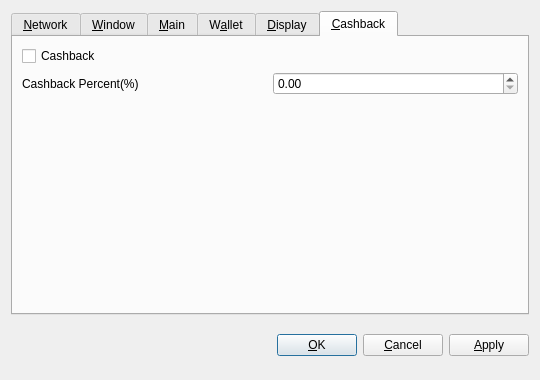
<?xml version="1.0" encoding="UTF-8"?>
<ui version="4.0">
 <class>OptionsDialog</class>
 <widget class="QDialog" name="OptionsDialog">
  <property name="geometry">
   <rect>
    <x>0</x>
    <y>0</y>
    <width>540</width>
    <height>380</height>
   </rect>
  </property>
  <property name="windowTitle">
   <string>Options</string>
  </property>
  <property name="modal">
   <bool>true</bool>
  </property>
  <layout class="QVBoxLayout" name="verticalLayout">
   <item>
    <widget class="QTabWidget" name="tabWidget">
     <property name="tabPosition">
      <enum>QTabWidget::North</enum>
     </property>
     <property name="currentIndex">
      <number>5</number>
     </property>
     <widget class="QWidget" name="tabNetwork">
      <attribute name="title">
       <string>&amp;Network</string>
      </attribute>
      <layout class="QVBoxLayout" name="verticalLayout_Network">
       <item>
        <widget class="QCheckBox" name="mapPortUpnp">
         <property name="toolTip">
          <string>Automatically open the Litecoin client port on the router. This only works when your router supports UPnP and it is enabled.</string>
         </property>
         <property name="text">
          <string>Map port using &amp;UPnP</string>
         </property>
        </widget>
       </item>
       <item>
        <widget class="QCheckBox" name="connectSocks">
         <property name="toolTip">
          <string>Connect to the Litecoin network through a SOCKS proxy (e.g. when connecting through Tor).</string>
         </property>
         <property name="text">
          <string>&amp;Connect through SOCKS proxy:</string>
         </property>
        </widget>
       </item>
       <item>
        <layout class="QHBoxLayout" name="horizontalLayout_Network">
         <item>
          <widget class="QLabel" name="proxyIpLabel">
           <property name="text">
            <string>Proxy &amp;IP:</string>
           </property>
           <property name="textFormat">
            <enum>Qt::PlainText</enum>
           </property>
           <property name="buddy">
            <cstring>proxyIp</cstring>
           </property>
          </widget>
         </item>
         <item>
          <widget class="QValidatedLineEdit" name="proxyIp">
           <property name="maximumSize">
            <size>
             <width>140</width>
             <height>16777215</height>
            </size>
           </property>
           <property name="toolTip">
            <string>IP address of the proxy (e.g. 127.0.0.1)</string>
           </property>
          </widget>
         </item>
         <item>
          <widget class="QLabel" name="proxyPortLabel">
           <property name="text">
            <string>&amp;Port:</string>
           </property>
           <property name="textFormat">
            <enum>Qt::PlainText</enum>
           </property>
           <property name="buddy">
            <cstring>proxyPort</cstring>
           </property>
          </widget>
         </item>
         <item>
          <widget class="QLineEdit" name="proxyPort">
           <property name="maximumSize">
            <size>
             <width>55</width>
             <height>16777215</height>
            </size>
           </property>
           <property name="toolTip">
            <string>Port of the proxy (e.g. 9050)</string>
           </property>
          </widget>
         </item>
         <item>
          <widget class="QLabel" name="socksVersionLabel">
           <property name="text">
            <string>SOCKS &amp;Version:</string>
           </property>
           <property name="textFormat">
            <enum>Qt::PlainText</enum>
           </property>
           <property name="buddy">
            <cstring>socksVersion</cstring>
           </property>
          </widget>
         </item>
         <item>
          <widget class="QValueComboBox" name="socksVersion">
           <property name="toolTip">
            <string>SOCKS version of the proxy (e.g. 5)</string>
           </property>
          </widget>
         </item>
         <item>
          <spacer name="horizontalSpacer_Network">
           <property name="orientation">
            <enum>Qt::Horizontal</enum>
           </property>
           <property name="sizeHint" stdset="0">
            <size>
             <width>40</width>
             <height>20</height>
            </size>
           </property>
          </spacer>
         </item>
        </layout>
       </item>
       <item>
        <spacer name="verticalSpacer_Network">
         <property name="orientation">
          <enum>Qt::Vertical</enum>
         </property>
         <property name="sizeHint" stdset="0">
          <size>
           <width>20</width>
           <height>40</height>
          </size>
         </property>
        </spacer>
       </item>
      </layout>
     </widget>
     <widget class="QWidget" name="tabWindow">
      <property name="mouseTracking">
       <bool>false</bool>
      </property>
      <attribute name="title">
       <string>&amp;Window</string>
      </attribute>
      <layout class="QVBoxLayout" name="verticalLayout_Window">
       <item>
        <widget class="QCheckBox" name="minimizeToTray">
         <property name="toolTip">
          <string>Show only a tray icon after minimizing the window.</string>
         </property>
         <property name="text">
          <string>&amp;Minimize to the tray instead of the taskbar</string>
         </property>
        </widget>
       </item>
       <item>
        <widget class="QCheckBox" name="minimizeOnClose">
         <property name="toolTip">
          <string>Minimize instead of exit the application when the window is closed. When this option is enabled, the application will be closed only after selecting Quit in the menu.</string>
         </property>
         <property name="text">
          <string>M&amp;inimize on close</string>
         </property>
        </widget>
       </item>
       <item>
        <spacer name="verticalSpacer_Window">
         <property name="orientation">
          <enum>Qt::Vertical</enum>
         </property>
         <property name="sizeHint" stdset="0">
          <size>
           <width>20</width>
           <height>40</height>
          </size>
         </property>
        </spacer>
       </item>
      </layout>
     </widget>
     <widget class="QWidget" name="tabMain">
      <attribute name="title">
       <string>&amp;Main</string>
      </attribute>
      <layout class="QVBoxLayout" name="verticalLayout_Main">
       <item>
        <widget class="QCheckBox" name="bitcoinAtStartup">
         <property name="toolTip">
          <string>Automatically start Litecoin after logging in to the system.</string>
         </property>
         <property name="text">
          <string>&amp;Start Suwoncoin on system login</string>
         </property>
        </widget>
       </item>
       <item>
        <spacer name="verticalSpacer_Main">
         <property name="orientation">
          <enum>Qt::Vertical</enum>
         </property>
         <property name="sizeHint" stdset="0">
          <size>
           <width>20</width>
           <height>40</height>
          </size>
         </property>
        </spacer>
       </item>
       <item>
        <layout class="QHBoxLayout" name="horizontalLayout_2_Main">
         <item>
          <spacer name="horizontalSpacer_2_Main">
           <property name="orientation">
            <enum>Qt::Horizontal</enum>
           </property>
           <property name="sizeHint" stdset="0">
            <size>
             <width>40</width>
             <height>20</height>
            </size>
           </property>
          </spacer>
         </item>
         <item>
          <widget class="QPushButton" name="resetButton">
           <property name="toolTip">
            <string>Reset all client options to default.</string>
           </property>
           <property name="text">
            <string>&amp;Reset Options</string>
           </property>
           <property name="autoDefault">
            <bool>false</bool>
           </property>
          </widget>
         </item>
        </layout>
       </item>
      </layout>
     </widget>
     <widget class="QWidget" name="tabWallet">
      <attribute name="title">
       <string>W&amp;allet</string>
      </attribute>
      <layout class="QVBoxLayout" name="verticalLayout_Network">
       <item>
        <widget class="QLabel" name="transactionFeeInfoLabel">
         <property name="text">
          <string>Optional transaction fee per kB that helps make sure your transactions are processed quickly. Most transactions are 1 kB.</string>
         </property>
         <property name="textFormat">
          <enum>Qt::PlainText</enum>
         </property>
         <property name="wordWrap">
          <bool>true</bool>
         </property>
        </widget>
       </item>
       <item>
        <layout class="QHBoxLayout" name="horizontalLayout_1_Main">
         <item>
          <widget class="QLabel" name="transactionFeeLabel">
           <property name="text">
            <string>Pay transaction &amp;fee</string>
           </property>
           <property name="textFormat">
            <enum>Qt::PlainText</enum>
           </property>
           <property name="buddy">
            <cstring>transactionFee</cstring>
           </property>
          </widget>
         </item>
         <item>
          <widget class="BitcoinAmountField" name="transactionFee"/>
         </item>
         <item>
          <spacer name="horizontalSpacer_1_Main">
           <property name="orientation">
            <enum>Qt::Horizontal</enum>
           </property>
           <property name="sizeHint" stdset="0">
            <size>
             <width>40</width>
             <height>20</height>
            </size>
           </property>
          </spacer>
         </item>
        </layout>
       </item>
       <item>
        <widget class="QLabel" name="label">
         <property name="text">
          <string>If you disable the spending of unconfirmed change, the change from a transaction cannot be used until that transaction has at least one confirmation. This also affects how your balance is computed.</string>
         </property>
         <property name="wordWrap">
          <bool>true</bool>
         </property>
        </widget>
       </item>
       <item>
        <widget class="QCheckBox" name="spendZeroConfChange">
         <property name="text">
          <string>Spend unconfirmed change  (experts only)</string>
         </property>
        </widget>
       </item>
       <item>
        <spacer name="verticalSpacer">
         <property name="orientation">
          <enum>Qt::Vertical</enum>
         </property>
         <property name="sizeHint" stdset="0">
          <size>
           <width>20</width>
           <height>40</height>
          </size>
         </property>
        </spacer>
       </item>
      </layout>
     </widget>
     <widget class="QWidget" name="tabDisplay">
      <property name="enabled">
       <bool>true</bool>
      </property>
      <attribute name="title">
       <string>&amp;Display</string>
      </attribute>
      <layout class="QVBoxLayout" name="verticalLayout_Display">
       <item>
        <layout class="QHBoxLayout" name="horizontalLayout_1_Display">
         <item>
          <widget class="QLabel" name="langLabel">
           <property name="text">
            <string>User Interface &amp;language:</string>
           </property>
           <property name="textFormat">
            <enum>Qt::PlainText</enum>
           </property>
           <property name="buddy">
            <cstring>lang</cstring>
           </property>
          </widget>
         </item>
         <item>
          <widget class="QValueComboBox" name="lang">
           <property name="toolTip">
            <string>The user interface language can be set here. This setting will take effect after restarting Litecoin.</string>
           </property>
          </widget>
         </item>
        </layout>
       </item>
       <item>
        <layout class="QHBoxLayout" name="horizontalLayout_2_Display">
         <item>
          <widget class="QLabel" name="unitLabel">
           <property name="text">
            <string>&amp;Unit to show amounts in:</string>
           </property>
           <property name="textFormat">
            <enum>Qt::PlainText</enum>
           </property>
           <property name="buddy">
            <cstring>unit</cstring>
           </property>
          </widget>
         </item>
         <item>
          <widget class="QValueComboBox" name="unit">
           <property name="toolTip">
            <string>Choose the default subdivision unit to show in the interface and when sending coins.</string>
           </property>
          </widget>
         </item>
        </layout>
       </item>
       <item>
        <widget class="QCheckBox" name="displayAddresses">
         <property name="toolTip">
          <string>Whether to show Litecoin addresses in the transaction list or not.</string>
         </property>
         <property name="text">
          <string>&amp;Display addresses in transaction list</string>
         </property>
        </widget>
       </item>
       <item>
        <widget class="QCheckBox" name="coinControlFeatures">
         <property name="toolTip">
          <string>Whether to show coin control features or not.</string>
         </property>
         <property name="text">
          <string>Display coin &amp;control features (experts only!)</string>
         </property>
        </widget>
       </item>
       <item>
        <spacer name="verticalSpacer_Display">
         <property name="orientation">
          <enum>Qt::Vertical</enum>
         </property>
         <property name="sizeHint" stdset="0">
          <size>
           <width>20</width>
           <height>40</height>
          </size>
         </property>
        </spacer>
       </item>
      </layout>
     </widget>
     <widget class="QWidget" name="tabCashback">
      <property name="enabled">
       <bool>true</bool>
      </property>
      <attribute name="title">
       <string>&amp;Cashback</string>
      </attribute>
      <layout class="QGridLayout" name="gridLayout_2">
       <item row="0" column="0">
        <widget class="QCheckBox" name="cashback">
         <property name="text">
          <string>Cashback</string>
         </property>
        </widget>
       </item>
       <item row="2" column="0">
        <layout class="QHBoxLayout" name="horizontalLayout">
         <item>
          <widget class="QLabel" name="cashbackPercentlabel">
           <property name="text">
            <string>Cashback Percent(%)</string>
           </property>
          </widget>
         </item>
         <item>
          <widget class="QDoubleSpinBox" name="cashbackPercent"/>
         </item>
        </layout>
       </item>
       <item row="3" column="0">
        <spacer name="verticalSpacer_2">
         <property name="orientation">
          <enum>Qt::Vertical</enum>
         </property>
         <property name="sizeHint" stdset="0">
          <size>
           <width>20</width>
           <height>40</height>
          </size>
         </property>
        </spacer>
       </item>
      </layout>
     </widget>
    </widget>
   </item>
   <item>
    <layout class="QHBoxLayout" name="horizontalLayout_Buttons">
     <item>
      <spacer name="horizontalSpacer_1">
       <property name="orientation">
        <enum>Qt::Horizontal</enum>
       </property>
       <property name="sizeHint" stdset="0">
        <size>
         <width>40</width>
         <height>48</height>
        </size>
       </property>
      </spacer>
     </item>
     <item>
      <widget class="QLabel" name="statusLabel">
       <property name="font">
        <font>
         <weight>75</weight>
         <bold>true</bold>
        </font>
       </property>
       <property name="text">
        <string/>
       </property>
       <property name="textFormat">
        <enum>Qt::PlainText</enum>
       </property>
       <property name="wordWrap">
        <bool>true</bool>
       </property>
      </widget>
     </item>
     <item>
      <spacer name="horizontalSpacer_2">
       <property name="orientation">
        <enum>Qt::Horizontal</enum>
       </property>
       <property name="sizeHint" stdset="0">
        <size>
         <width>40</width>
         <height>48</height>
        </size>
       </property>
      </spacer>
     </item>
     <item>
      <widget class="QPushButton" name="okButton">
       <property name="text">
        <string>&amp;OK</string>
       </property>
      </widget>
     </item>
     <item>
      <widget class="QPushButton" name="cancelButton">
       <property name="text">
        <string>&amp;Cancel</string>
       </property>
       <property name="autoDefault">
        <bool>false</bool>
       </property>
      </widget>
     </item>
     <item>
      <widget class="QPushButton" name="applyButton">
       <property name="text">
        <string>&amp;Apply</string>
       </property>
       <property name="autoDefault">
        <bool>false</bool>
       </property>
      </widget>
     </item>
    </layout>
   </item>
  </layout>
 </widget>
 <customwidgets>
  <customwidget>
   <class>BitcoinAmountField</class>
   <extends>QSpinBox</extends>
   <header>bitcoinamountfield.h</header>
   <container>1</container>
  </customwidget>
  <customwidget>
   <class>QValueComboBox</class>
   <extends>QComboBox</extends>
   <header>qvaluecombobox.h</header>
  </customwidget>
  <customwidget>
   <class>QValidatedLineEdit</class>
   <extends>QLineEdit</extends>
   <header>qvalidatedlineedit.h</header>
  </customwidget>
 </customwidgets>
 <resources/>
 <connections/>
</ui>
